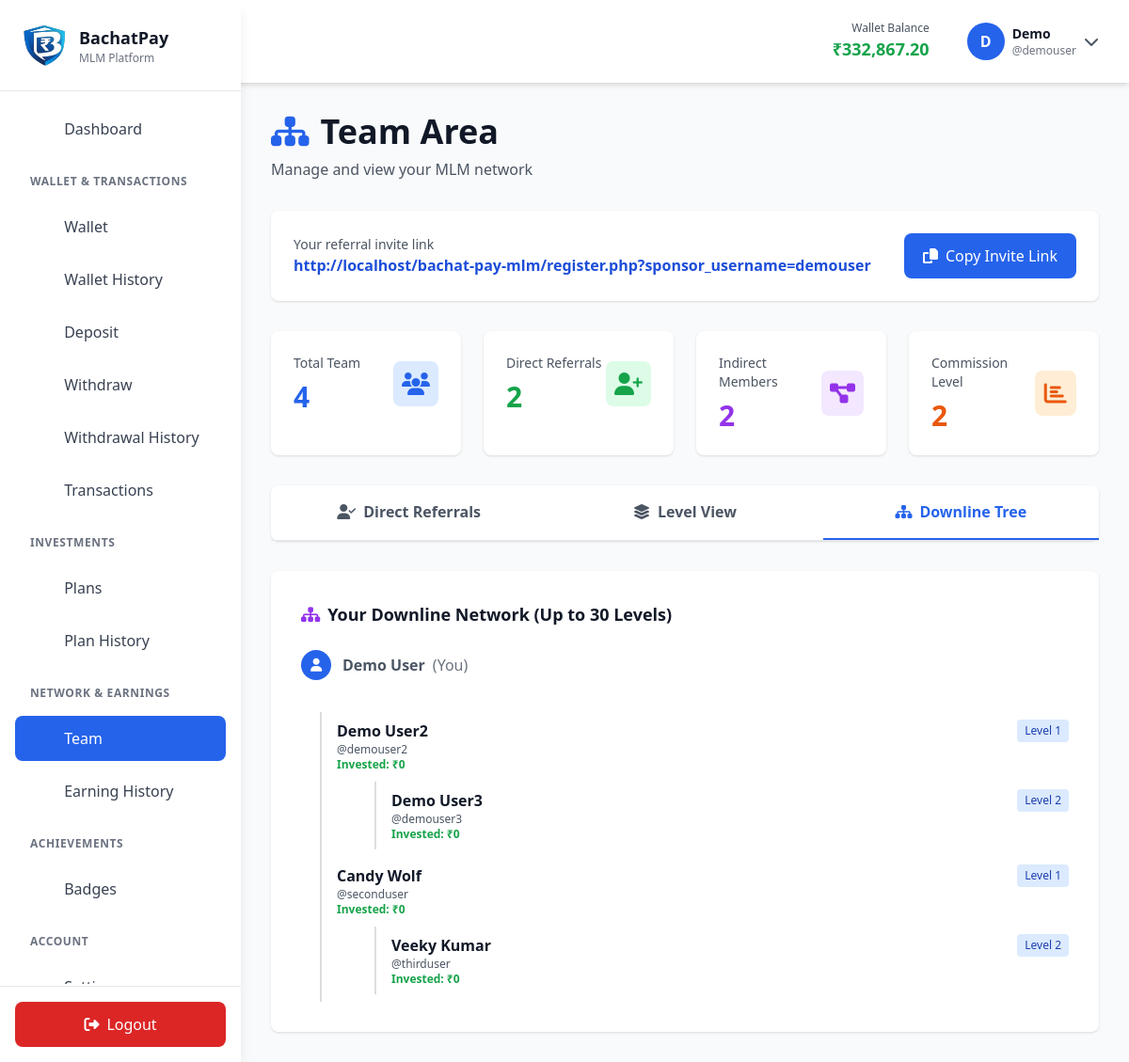
The app's page /team.php?view=downline (signed in) with its own data.
### tables this page shows
CREATE TABLE `users` (
  `user_id` int(11) NOT NULL,
  `username` varchar(50) NOT NULL,
  `email` varchar(100) NOT NULL,
  `password` varchar(255) NOT NULL,
  `sponsor_id` int(11) DEFAULT NULL,
  `first_name` varchar(50) DEFAULT NULL,
  `last_name` varchar(50) DEFAULT NULL,
  `phone` varchar(15) DEFAULT NULL,
  `city` varchar(50) DEFAULT NULL,
  `state` varchar(50) DEFAULT NULL,
  `bank_account` varchar(20) DEFAULT NULL,
  `bank_name` varchar(100) DEFAULT NULL,
  `ifsc_code` varchar(20) DEFAULT NULL,
  `wallet_balance` decimal(15,2) DEFAULT 0.00,
  `total_cashback_earned` decimal(15,2) DEFAULT 0.00,
  `total_commission_earned` decimal(15,2) DEFAULT 0.00,
  `total_downline_business` decimal(15,2) DEFAULT 0.00,
  `active_investment` decimal(15,2) DEFAULT 0.00,
  `registration_date` timestamp NOT NULL DEFAULT current_timestamp(),
  `last_login` datetime DEFAULT NULL,
  `status` enum('active','inactive','suspended') DEFAULT 'active',
  `role` enum('user','admin') DEFAULT 'user',
  `reset_token` varchar(255) DEFAULT NULL,
  `reset_expires` datetime DEFAULT NULL
);

### team.php (the view, shortened to what the rows shown need)
<?php
require_once __DIR__ . '/includes/config.php';
require_once __DIR__ . '/includes/db.php';
require_once __DIR__ . '/includes/functions.php';
$user = getCurrentUser();
$currentUserName = trim((($user['first_name'] ?? '') . ' ' . ($user['last_name'] ?? '')));
$inviteLink = getReferralInviteLink($user['username']);
$view = $_GET['view'] ?? 'referrals';
$stmt = $pdo->prepare( "
    SELECT user_id, username, email, registration_date, wallet_balance,
        COALESCE(NULLIF(TRIM(CONCAT(IFNULL(first_name, ''), ' ', IFNULL(last_name, ''))), ''), username) as full_name,
        (SELECT SUM(investment_amount) FROM plan_investments WHERE user_id = users.user_id) as total_investment
    FROM users
    WHERE sponsor_id = ?
    ORDER BY registration_date DESC
");
$stmt->execute([$user['user_id']]);
$direct_referrals = $stmt->fetchAll();
function buildDownlineTree($pdo, $sponsor_id, $level = 1, $maxLevel = 30) {
    $stmt = $pdo->prepare("
        SELECT user_id, username,
            COALESCE(NULLIF(TRIM(CONCAT(IFNULL(first_name, ''), ' ', IFNULL(last_name, ''))), ''), username) as full_name,
            (SELECT SUM(investment_amount) FROM plan_investments WHERE user_id = users.user_id) as investment
        FROM users
        WHERE sponsor_id = ?
        ORDER BY registration_date DESC
        LIMIT 100
    ");
    $stmt->execute([$sponsor_id]);
    $members = $stmt->fetchAll();
    if (empty($members)) return '';
    $html = '<ul style="margin-left: ' . ($level * 20) . 'px; margin-top: 10px;">';
    foreach ($members as $member) {
        $html .= '<li class="py-2 border-l pl-4" style="border-left: 2px solid #ddd;">';
        $html .= '<div class="flex justify-between items-center">';
        $html .= '<span class="font-semibold text-gray-900">' . htmlspecialchars($member['full_name']) . '</span>';
        $html .= '<span class="text-xs bg-blue-100 text-blue-800 px-2 py-1 rounded">Level ' . $level . '</span>';
        $html .= '</div>';
        $html .= '<p class="text-xs text-gray-600">@' . htmlspecialchars($member['username']) . '</p>';
        $html .= '<p class="text-xs text-green-600 font-semibold">Invested: ₹' . number_format($member['investment'] ?? 0) . '</p>';
        $html .= buildDownlineTree($pdo, $member['user_id'], $level + 1, $maxLevel);
        $html .= '</li>';
    }
    $html .= '</ul>';
    return $html;
}
?>
<!DOCTYPE html>
<html lang="en">
<head>
    <script src="https://cdn.tailwindcss.com"></script>
    <link rel="stylesheet" href="https://cdnjs.cloudflare.com/ajax/libs/font-awesome/6.4.0/css/all.min.css">
</head>
<body class="bg-gray-50">
    <?php $currentPage = 'team'; require_once __DIR__ . '/includes/navbar.php'; ?>
    <div class="lg:ml-64 px-4 sm:px-6 lg:px-8 py-8">
        <div class="mb-8">
            <h1 class="text-4xl font-bold text-gray-900 mb-2">
                <i class="fas fa-sitemap text-blue-600 mr-3"></i>Team Area
            </h1>
        </div>
        <div class="mb-8 bg-white rounded-lg shadow p-6 flex flex-col md:flex-row md:items-center md:justify-between gap-4">
            <div>
                <p class="text-sm text-gray-600">Your referral invite link</p>
                <p class="font-semibold text-blue-700 break-all"><?php echo htmlspecialchars($inviteLink); ?></p>
            </div>
        </div>
        <?php if ($view === 'referrals'): ?>
            <div class="bg-white rounded-lg shadow overflow-hidden">
                <div class="overflow-x-auto">
                    <table class="w-full">
                        <thead class="bg-gray-100">
                            <tr>
                                <th class="px-6 py-3 text-left text-sm font-semibold text-gray-700">Name</th>
                                <th class="px-6 py-3 text-left text-sm font-semibold text-gray-700">Username</th>
                                <th class="px-6 py-3 text-left text-sm font-semibold text-gray-700">Email</th>
                                <th class="px-6 py-3 text-left text-sm font-semibold text-gray-700">Joined</th>
                                <th class="px-6 py-3 text-left text-sm font-semibold text-gray-700">Investment</th>
                                <th class="px-6 py-3 text-left text-sm font-semibold text-gray-700">Balance</th>
                            </tr>
                        </thead>
                        <tbody>
                            <?php if (empty($direct_referrals)): ?>
                            <tr>
                                <td colspan="6" class="px-6 py-8 text-center text-gray-500">
                                    <i class="fas fa-inbox text-4xl mb-2 block opacity-50"></i>
                                    No direct referrals yet
                                </td>
                            </tr>
                            <?php else: ?>
                                <?php foreach ($direct_referrals as $ref): ?>
                                <tr class="border-b hover:bg-gray-50 transition">
                                    <td class="px-6 py-3 font-semibold text-gray-900"><?php echo htmlspecialchars($ref['full_name']); ?></td>
                                    <td class="px-6 py-3 text-sm text-gray-600">@<?php echo htmlspecialchars($ref['username']); ?></td>
                                    <td class="px-6 py-3 text-sm text-gray-600"><?php echo htmlspecialchars($ref['email']); ?></td>
                                    <td class="px-6 py-3 text-sm text-gray-600"><?php echo date('M d, Y', strtotime($ref['registration_date'])); ?></td>
                                    <td class="px-6 py-3 font-semibold text-blue-600"><?php echo formatCurrency($ref['total_investment'] ?? 0); ?></td>
                                    <td class="px-6 py-3 font-semibold text-green-600"><?php echo formatCurrency($ref['wallet_balance']); ?></td>
                                </tr>
                                <?php endforeach; ?>
                            <?php endif; ?>
                        </tbody>
                    </table>
                </div>
            </div>
        <?php else: ?>
            <div class="bg-white rounded-lg shadow p-8">
                <div class="text-lg font-bold text-gray-900 mb-6">
                    <i class="fas fa-sitemap text-purple-600 mr-2"></i>Your Downline Network (Up to 30 Levels)
                </div>
                <div class="text-gray-600 mb-6">
                    <div class="flex items-center">
                        <div class="w-8 h-8 bg-blue-600 text-white rounded-full flex items-center justify-center font-bold mr-3">
                            <i class="fas fa-user text-sm"></i>
                        </div>
                        <span class="font-semibold"><?php echo htmlspecialchars($currentUserName); ?></span>
                        <span class="text-gray-500 ml-2">(You)</span>
                    </div>
                </div>
                <?php
                $downlineTree = buildDownlineTree($pdo, $user['user_id']);
                if (empty($downlineTree)): ?>
                <div class="text-center py-8 text-gray-500">
                    <i class="fas fa-inbox text-4xl mb-2 block opacity-50"></i>
                    No downline members yet
                </div>
                <?php else: ?>
                <div class="overflow-x-auto">
                    <?php echo $downlineTree; ?>
                </div>
                <?php endif; ?>
            </div>
        <?php endif; ?>
    </div>
</body>
</html>

### includes/navbar.php (shortened to what the rows shown need)
<div id="sidebar" class="fixed left-0 top-0 h-screen w-64 bg-white shadow-lg z-50 transform -translate-x-full lg:translate-x-0 transition-transform duration-300">
    <div class="p-6 border-b">
        <div class="flex items-center space-x-3">
            <div>
                <h1 class="text-lg font-bold text-gray-900">BachatPay</h1>
            </div>
        </div>
    </div>
</div>
<nav class="bg-white shadow-md sticky top-0 z-30">
    <div class="p-4 flex justify-between items-center">
        <div class="flex items-center space-x-4">
            <div class="hidden sm:block">
                <h2 class="text-sm font-bold text-gray-900">Dashboard</h2>
            </div>
        </div>
        <div class="flex items-center space-x-6">
            <div class="hidden md:block text-right">
                <p class="text-xs text-gray-600">Wallet Balance</p>
                <p class="text-lg font-bold text-green-600"><?php echo formatCurrency($user['wallet_balance'] ?? 0); ?></p>
            </div>
            <div class="relative group">
                <button class="flex items-center space-x-2 px-4 py-2 rounded-lg hover:bg-gray-100 transition">
                    <div class="w-10 h-10 bg-blue-600 text-white rounded-full flex items-center justify-center font-bold">
                        <?php echo strtoupper(substr($user['username'] ?? 'U', 0, 1)); ?>
                    </div>
                    <div class="hidden sm:block text-left">
                        <p class="text-sm font-bold text-gray-900"><?php echo htmlspecialchars($user['first_name'] ?? $user['username'] ?? 'User'); ?></p>
                        <p class="text-xs text-gray-500">@<?php echo htmlspecialchars($user['username'] ?? 'user'); ?></p>
                    </div>
                    <i class="fas fa-chevron-down text-gray-600"></i>
                </button>
            </div>
        </div>
    </div>
</nav>

### records on screen
users: wallet_balance "₹332,867.20", username "D", first_name "Demo", username "demouser", username "http://localhost/bachat-pay-mlm/register.php?sponsor_username=demouser", currentUserName "Demo User"
users: full_name "Demo User2", level "1", username "demouser2", investment "0"
users: full_name "Demo User3", level "2", username "demouser3", investment "0"
users: full_name "Candy Wolf", level "1", username "seconduser", investment "0"
users: full_name "Veeky Kumar", level "2", username "thirduser", investment "0"

### other values on screen
$item['label'] "Dashboard"
$group['label'] "WALLET & TRANSACTIONS"
$item['label'] "Wallet"
$item['label'] "Wallet History"
$item['label'] "Deposit"
$item['label'] "Withdraw"
$item['label'] "Withdrawal History"
$item['label'] "Transactions"
$group['label'] "INVESTMENTS"
$item['label'] "Plans"
$item['label'] "Plan History"
$group['label'] "NETWORK & EARNINGS"
$item['label'] "Team"
$item['label'] "Earning History"
$group['label'] "ACHIEVEMENTS"
